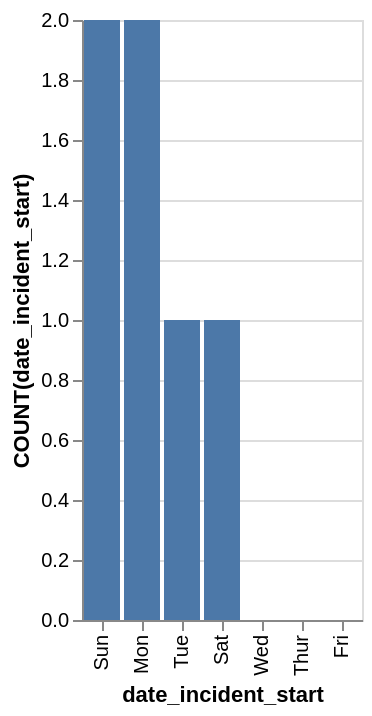

The specification (Vega-Lite) saved for this image:
### Vega-Lite specification from a JSON file in a GitHub repository (floating-point values rounded to 4 significant figures)
{"data": {"values": [{"x_data": "Sun", "y_data": 2}, {"x_data": "Mon", "y_data": 2}, {"x_data": "Tue", "y_data": 1}, {"x_data": "Sat", "y_data": 1}, {"x_data": "Wed", "y_data": 0}, {"x_data": "Thur", "y_data": 0}, {"x_data": "Fri", "y_data": 0}]}, "mark": "bar", "encoding": {"x": {"field": "x_data", "type": "nominal", "title": "date_incident_start", "sort": {"op": "sum", "field": "y_data", "order": "descending"}}, "y": {"field": "y_data", "type": "quantitative", "title": "COUNT(date_incident_start)"}}}
